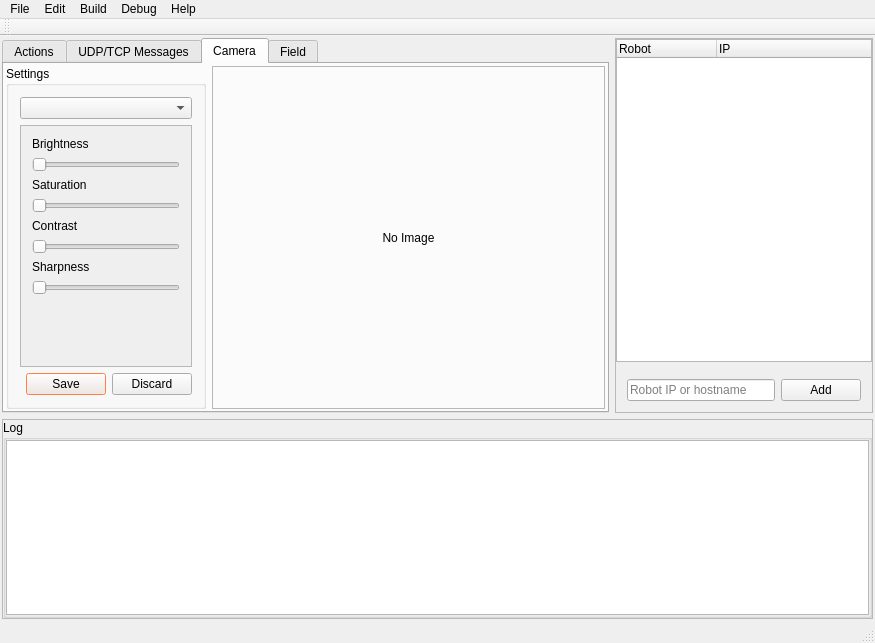
<?xml version="1.0" encoding="UTF-8"?>
<ui version="4.0">
 <class>MainWindow</class>
 <widget class="QMainWindow" name="MainWindow">
  <property name="geometry">
   <rect>
    <x>0</x>
    <y>0</y>
    <width>875</width>
    <height>643</height>
   </rect>
  </property>
  <property name="palette">
   <palette>
    <active>
     <colorrole role="WindowText">
      <brush brushstyle="SolidPattern">
       <color alpha="255">
        <red>0</red>
        <green>0</green>
        <blue>0</blue>
       </color>
      </brush>
     </colorrole>
     <colorrole role="ButtonText">
      <brush brushstyle="SolidPattern">
       <color alpha="255">
        <red>0</red>
        <green>0</green>
        <blue>0</blue>
       </color>
      </brush>
     </colorrole>
     <colorrole role="Highlight">
      <brush brushstyle="SolidPattern">
       <color alpha="255">
        <red>255</red>
        <green>85</green>
        <blue>0</blue>
       </color>
      </brush>
     </colorrole>
    </active>
    <inactive>
     <colorrole role="WindowText">
      <brush brushstyle="SolidPattern">
       <color alpha="255">
        <red>0</red>
        <green>0</green>
        <blue>0</blue>
       </color>
      </brush>
     </colorrole>
     <colorrole role="ButtonText">
      <brush brushstyle="SolidPattern">
       <color alpha="255">
        <red>0</red>
        <green>0</green>
        <blue>0</blue>
       </color>
      </brush>
     </colorrole>
     <colorrole role="Highlight">
      <brush brushstyle="SolidPattern">
       <color alpha="255">
        <red>255</red>
        <green>85</green>
        <blue>0</blue>
       </color>
      </brush>
     </colorrole>
    </inactive>
    <disabled>
     <colorrole role="WindowText">
      <brush brushstyle="SolidPattern">
       <color alpha="255">
        <red>159</red>
        <green>158</green>
        <blue>158</blue>
       </color>
      </brush>
     </colorrole>
     <colorrole role="ButtonText">
      <brush brushstyle="SolidPattern">
       <color alpha="255">
        <red>159</red>
        <green>158</green>
        <blue>158</blue>
       </color>
      </brush>
     </colorrole>
     <colorrole role="Highlight">
      <brush brushstyle="SolidPattern">
       <color alpha="255">
        <red>240</red>
        <green>240</green>
        <blue>240</blue>
       </color>
      </brush>
     </colorrole>
    </disabled>
   </palette>
  </property>
  <property name="cursor">
   <cursorShape>ArrowCursor</cursorShape>
  </property>
  <property name="windowTitle">
   <string>Rinobot SPL Supervisory</string>
  </property>
  <property name="windowIcon">
   <iconset>
    <normaloff>../naoicon.png</normaloff>../naoicon.png</iconset>
  </property>
  <widget class="QWidget" name="centralWidget">
   <layout class="QGridLayout" name="gridLayout">
    <property name="leftMargin">
     <number>2</number>
    </property>
    <property name="topMargin">
     <number>2</number>
    </property>
    <property name="rightMargin">
     <number>2</number>
    </property>
    <property name="bottomMargin">
     <number>2</number>
    </property>
    <item row="0" column="0">
     <layout class="QVBoxLayout" name="mainVerticalLayout">
      <item>
       <layout class="QHBoxLayout" name="horizontalLayout">
        <item>
         <widget class="QTabWidget" name="mainTabs">
          <property name="enabled">
           <bool>true</bool>
          </property>
          <property name="currentIndex">
           <number>2</number>
          </property>
          <widget class="QWidget" name="tabActions">
           <attribute name="title">
            <string>Actions</string>
           </attribute>
           <layout class="QGridLayout" name="gridLayout_5">
            <item row="0" column="0">
             <layout class="QVBoxLayout" name="actionVertical">
              <item>
               <widget class="QGroupBox" name="gboxCodeRelease">
                <property name="sizePolicy">
                 <sizepolicy hsizetype="Preferred" vsizetype="Fixed">
                  <horstretch>0</horstretch>
                  <verstretch>0</verstretch>
                 </sizepolicy>
                </property>
                <property name="minimumSize">
                 <size>
                  <width>0</width>
                  <height>0</height>
                 </size>
                </property>
                <property name="maximumSize">
                 <size>
                  <width>16777215</width>
                  <height>54</height>
                 </size>
                </property>
                <property name="title">
                 <string>Code Release</string>
                </property>
                <layout class="QHBoxLayout" name="horizontalLayout_2">
                 <property name="leftMargin">
                  <number>0</number>
                 </property>
                 <property name="topMargin">
                  <number>0</number>
                 </property>
                 <property name="rightMargin">
                  <number>0</number>
                 </property>
                 <property name="bottomMargin">
                  <number>0</number>
                 </property>
                 <item>
                  <widget class="QTextEdit" name="teCodeRelease">
                   <property name="sizePolicy">
                    <sizepolicy hsizetype="Expanding" vsizetype="Preferred">
                     <horstretch>0</horstretch>
                     <verstretch>0</verstretch>
                    </sizepolicy>
                   </property>
                  </widget>
                 </item>
                 <item>
                  <widget class="QPushButton" name="btnSelectCodeRelease">
                   <property name="sizePolicy">
                    <sizepolicy hsizetype="Minimum" vsizetype="Preferred">
                     <horstretch>0</horstretch>
                     <verstretch>0</verstretch>
                    </sizepolicy>
                   </property>
                   <property name="text">
                    <string>Open</string>
                   </property>
                  </widget>
                 </item>
                 <item>
                  <widget class="QPushButton" name="btnDownloadGithub">
                   <property name="sizePolicy">
                    <sizepolicy hsizetype="Minimum" vsizetype="Preferred">
                     <horstretch>0</horstretch>
                     <verstretch>0</verstretch>
                    </sizepolicy>
                   </property>
                   <property name="text">
                    <string>Download</string>
                   </property>
                  </widget>
                 </item>
                </layout>
               </widget>
              </item>
              <item>
               <widget class="QGroupBox" name="gboxModules">
                <property name="title">
                 <string>Modules</string>
                </property>
                <layout class="QVBoxLayout" name="verticalLayout_2">
                 <property name="leftMargin">
                  <number>0</number>
                 </property>
                 <property name="topMargin">
                  <number>0</number>
                 </property>
                 <property name="rightMargin">
                  <number>0</number>
                 </property>
                 <property name="bottomMargin">
                  <number>0</number>
                 </property>
                 <item>
                  <widget class="QScrollArea" name="scrollArea">
                   <property name="widgetResizable">
                    <bool>true</bool>
                   </property>
                   <widget class="QWidget" name="scrollAreaWidgetContents">
                    <property name="geometry">
                     <rect>
                      <x>0</x>
                      <y>0</y>
                      <width>571</width>
                      <height>186</height>
                     </rect>
                    </property>
                    <layout class="QVBoxLayout" name="verticalLayout_3">
                     <item>
                      <widget class="QCheckBox" name="chkPerception">
                       <property name="text">
                        <string>Perception</string>
                       </property>
                      </widget>
                     </item>
                     <item>
                      <widget class="QCheckBox" name="chkMotion">
                       <property name="palette">
                        <palette>
                         <active>
                          <colorrole role="ButtonText">
                           <brush brushstyle="SolidPattern">
                            <color alpha="255">
                             <red>50</red>
                             <green>50</green>
                             <blue>50</blue>
                            </color>
                           </brush>
                          </colorrole>
                         </active>
                         <inactive>
                          <colorrole role="ButtonText">
                           <brush brushstyle="SolidPattern">
                            <color alpha="255">
                             <red>50</red>
                             <green>50</green>
                             <blue>50</blue>
                            </color>
                           </brush>
                          </colorrole>
                         </inactive>
                         <disabled>
                          <colorrole role="ButtonText">
                           <brush brushstyle="SolidPattern">
                            <color alpha="255">
                             <red>159</red>
                             <green>158</green>
                             <blue>158</blue>
                            </color>
                           </brush>
                          </colorrole>
                         </disabled>
                        </palette>
                       </property>
                       <property name="text">
                        <string>Motion</string>
                       </property>
                      </widget>
                     </item>
                     <item>
                      <widget class="QCheckBox" name="chkStrategy">
                       <property name="text">
                        <string>Strategy</string>
                       </property>
                      </widget>
                     </item>
                     <item>
                      <widget class="QCheckBox" name="chkRemoteControl">
                       <property name="text">
                        <string>Remote Control</string>
                       </property>
                      </widget>
                     </item>
                     <item>
                      <widget class="QCheckBox" name="chkNetwork">
                       <property name="text">
                        <string>Network</string>
                       </property>
                      </widget>
                     </item>
                    </layout>
                   </widget>
                  </widget>
                 </item>
                </layout>
               </widget>
              </item>
              <item>
               <widget class="QWidget" name="horizontalWidget_2" native="true">
                <property name="sizePolicy">
                 <sizepolicy hsizetype="Preferred" vsizetype="Preferred">
                  <horstretch>0</horstretch>
                  <verstretch>0</verstretch>
                 </sizepolicy>
                </property>
                <layout class="QHBoxLayout" name="layoutCodeActions">
                 <item>
                  <widget class="QComboBox" name="comboToolchain"/>
                 </item>
                 <item>
                  <widget class="QPushButton" name="btnCompile">
                   <property name="sizePolicy">
                    <sizepolicy hsizetype="Minimum" vsizetype="Preferred">
                     <horstretch>0</horstretch>
                     <verstretch>0</verstretch>
                    </sizepolicy>
                   </property>
                   <property name="text">
                    <string>Compile</string>
                   </property>
                  </widget>
                 </item>
                 <item>
                  <widget class="QPushButton" name="btnConfigure">
                   <property name="sizePolicy">
                    <sizepolicy hsizetype="Minimum" vsizetype="Preferred">
                     <horstretch>0</horstretch>
                     <verstretch>0</verstretch>
                    </sizepolicy>
                   </property>
                   <property name="text">
                    <string>Configure</string>
                   </property>
                  </widget>
                 </item>
                 <item>
                  <widget class="QPushButton" name="btnInstall">
                   <property name="sizePolicy">
                    <sizepolicy hsizetype="Minimum" vsizetype="Preferred">
                     <horstretch>0</horstretch>
                     <verstretch>0</verstretch>
                    </sizepolicy>
                   </property>
                   <property name="text">
                    <string>Install</string>
                   </property>
                  </widget>
                 </item>
                 <item>
                  <widget class="QPushButton" name="btnUninstall">
                   <property name="sizePolicy">
                    <sizepolicy hsizetype="Minimum" vsizetype="Preferred">
                     <horstretch>0</horstretch>
                     <verstretch>0</verstretch>
                    </sizepolicy>
                   </property>
                   <property name="text">
                    <string>Uninstall</string>
                   </property>
                  </widget>
                 </item>
                 <item>
                  <widget class="QPushButton" name="btnClear">
                   <property name="sizePolicy">
                    <sizepolicy hsizetype="Minimum" vsizetype="Preferred">
                     <horstretch>0</horstretch>
                     <verstretch>0</verstretch>
                    </sizepolicy>
                   </property>
                   <property name="text">
                    <string>Clear</string>
                   </property>
                  </widget>
                 </item>
                </layout>
               </widget>
              </item>
             </layout>
            </item>
           </layout>
          </widget>
          <widget class="QWidget" name="tabMessages">
           <attribute name="title">
            <string>UDP/TCP Messages</string>
           </attribute>
          </widget>
          <widget class="QWidget" name="tabCamera">
           <attribute name="title">
            <string>Camera</string>
           </attribute>
           <layout class="QGridLayout" name="gridLayout_6">
            <property name="leftMargin">
             <number>2</number>
            </property>
            <property name="topMargin">
             <number>2</number>
            </property>
            <property name="rightMargin">
             <number>2</number>
            </property>
            <property name="bottomMargin">
             <number>2</number>
            </property>
            <item row="0" column="0">
             <layout class="QHBoxLayout" name="horizontalLayoutCamera">
              <item>
               <widget class="QGroupBox" name="gboxCameraSettings">
                <property name="sizePolicy">
                 <sizepolicy hsizetype="Fixed" vsizetype="Preferred">
                  <horstretch>0</horstretch>
                  <verstretch>0</verstretch>
                 </sizepolicy>
                </property>
                <property name="minimumSize">
                 <size>
                  <width>200</width>
                  <height>0</height>
                 </size>
                </property>
                <property name="maximumSize">
                 <size>
                  <width>200</width>
                  <height>16777215</height>
                 </size>
                </property>
                <property name="title">
                 <string>Settings</string>
                </property>
                <layout class="QVBoxLayout" name="verticalLayout_5">
                 <item>
                  <widget class="QComboBox" name="comboCameraImage"/>
                 </item>
                 <item>
                  <widget class="QScrollArea" name="scrollArea_2">
                   <property name="widgetResizable">
                    <bool>true</bool>
                   </property>
                   <widget class="QWidget" name="scrollAreaWidgetContents_2">
                    <property name="geometry">
                     <rect>
                      <x>0</x>
                      <y>0</y>
                      <width>174</width>
                      <height>229</height>
                     </rect>
                    </property>
                    <layout class="QVBoxLayout" name="verticalLayout_6">
                     <item>
                      <widget class="QLabel" name="label">
                       <property name="sizePolicy">
                        <sizepolicy hsizetype="Preferred" vsizetype="Fixed">
                         <horstretch>0</horstretch>
                         <verstretch>0</verstretch>
                        </sizepolicy>
                       </property>
                       <property name="text">
                        <string>Brightness</string>
                       </property>
                      </widget>
                     </item>
                     <item>
                      <widget class="QSlider" name="sliderCameraBrightness">
                       <property name="enabled">
                        <bool>true</bool>
                       </property>
                       <property name="orientation">
                        <enum>Qt::Horizontal</enum>
                       </property>
                      </widget>
                     </item>
                     <item>
                      <widget class="QLabel" name="label_2">
                       <property name="sizePolicy">
                        <sizepolicy hsizetype="Preferred" vsizetype="Fixed">
                         <horstretch>0</horstretch>
                         <verstretch>0</verstretch>
                        </sizepolicy>
                       </property>
                       <property name="text">
                        <string>Saturation</string>
                       </property>
                      </widget>
                     </item>
                     <item>
                      <widget class="QSlider" name="sliderCameraSaturation">
                       <property name="orientation">
                        <enum>Qt::Horizontal</enum>
                       </property>
                      </widget>
                     </item>
                     <item>
                      <widget class="QLabel" name="label_3">
                       <property name="sizePolicy">
                        <sizepolicy hsizetype="Preferred" vsizetype="Fixed">
                         <horstretch>0</horstretch>
                         <verstretch>0</verstretch>
                        </sizepolicy>
                       </property>
                       <property name="text">
                        <string>Contrast</string>
                       </property>
                      </widget>
                     </item>
                     <item>
                      <widget class="QSlider" name="sliderCameraContrast">
                       <property name="orientation">
                        <enum>Qt::Horizontal</enum>
                       </property>
                      </widget>
                     </item>
                     <item>
                      <widget class="QLabel" name="label_4">
                       <property name="sizePolicy">
                        <sizepolicy hsizetype="Preferred" vsizetype="Fixed">
                         <horstretch>0</horstretch>
                         <verstretch>0</verstretch>
                        </sizepolicy>
                       </property>
                       <property name="text">
                        <string>Sharpness</string>
                       </property>
                      </widget>
                     </item>
                     <item>
                      <widget class="QSlider" name="sliderCameraSharpness">
                       <property name="orientation">
                        <enum>Qt::Horizontal</enum>
                       </property>
                      </widget>
                     </item>
                     <item>
                      <spacer name="verticalSpacer">
                       <property name="orientation">
                        <enum>Qt::Vertical</enum>
                       </property>
                       <property name="sizeHint" stdset="0">
                        <size>
                         <width>20</width>
                         <height>40</height>
                        </size>
                       </property>
                      </spacer>
                     </item>
                    </layout>
                   </widget>
                  </widget>
                 </item>
                 <item>
                  <widget class="QDialogButtonBox" name="btnBoxCamera">
                   <property name="standardButtons">
                    <set>QDialogButtonBox::Discard|QDialogButtonBox::Save</set>
                   </property>
                   <property name="centerButtons">
                    <bool>false</bool>
                   </property>
                  </widget>
                 </item>
                </layout>
               </widget>
              </item>
              <item>
               <widget class="QFrame" name="frameCameraImage">
                <property name="frameShape">
                 <enum>QFrame::StyledPanel</enum>
                </property>
                <property name="frameShadow">
                 <enum>QFrame::Raised</enum>
                </property>
                <layout class="QGridLayout" name="gridLayout_7">
                 <property name="leftMargin">
                  <number>1</number>
                 </property>
                 <property name="topMargin">
                  <number>1</number>
                 </property>
                 <property name="rightMargin">
                  <number>1</number>
                 </property>
                 <property name="bottomMargin">
                  <number>1</number>
                 </property>
                 <item row="0" column="0">
                  <widget class="QLabel" name="lblCameraImage">
                   <property name="text">
                    <string>No Image</string>
                   </property>
                   <property name="scaledContents">
                    <bool>false</bool>
                   </property>
                   <property name="alignment">
                    <set>Qt::AlignCenter</set>
                   </property>
                  </widget>
                 </item>
                </layout>
               </widget>
              </item>
             </layout>
            </item>
           </layout>
          </widget>
          <widget class="QWidget" name="tabField">
           <attribute name="title">
            <string>Field</string>
           </attribute>
          </widget>
         </widget>
        </item>
        <item>
         <widget class="QFrame" name="frameRobots">
          <property name="sizePolicy">
           <sizepolicy hsizetype="Fixed" vsizetype="Preferred">
            <horstretch>0</horstretch>
            <verstretch>0</verstretch>
           </sizepolicy>
          </property>
          <property name="minimumSize">
           <size>
            <width>250</width>
            <height>0</height>
           </size>
          </property>
          <property name="frameShape">
           <enum>QFrame::StyledPanel</enum>
          </property>
          <property name="frameShadow">
           <enum>QFrame::Raised</enum>
          </property>
          <layout class="QGridLayout" name="gridLayout_4">
           <property name="leftMargin">
            <number>0</number>
           </property>
           <property name="topMargin">
            <number>0</number>
           </property>
           <property name="rightMargin">
            <number>0</number>
           </property>
           <property name="bottomMargin">
            <number>0</number>
           </property>
           <item row="0" column="0">
            <widget class="QTreeWidget" name="treeRobots">
             <property name="palette">
              <palette>
               <active>
                <colorrole role="ButtonText">
                 <brush brushstyle="SolidPattern">
                  <color alpha="255">
                   <red>0</red>
                   <green>0</green>
                   <blue>0</blue>
                  </color>
                 </brush>
                </colorrole>
               </active>
               <inactive>
                <colorrole role="ButtonText">
                 <brush brushstyle="SolidPattern">
                  <color alpha="255">
                   <red>0</red>
                   <green>0</green>
                   <blue>0</blue>
                  </color>
                 </brush>
                </colorrole>
               </inactive>
               <disabled>
                <colorrole role="ButtonText">
                 <brush brushstyle="SolidPattern">
                  <color alpha="255">
                   <red>159</red>
                   <green>158</green>
                   <blue>158</blue>
                  </color>
                 </brush>
                </colorrole>
               </disabled>
              </palette>
             </property>
             <column>
              <property name="text">
               <string>Robot</string>
              </property>
             </column>
             <column>
              <property name="text">
               <string>IP</string>
              </property>
             </column>
            </widget>
           </item>
           <item row="1" column="0">
            <widget class="QFrame" name="robotsManualLayout">
             <property name="sizePolicy">
              <sizepolicy hsizetype="Preferred" vsizetype="Preferred">
               <horstretch>0</horstretch>
               <verstretch>0</verstretch>
              </sizepolicy>
             </property>
             <property name="minimumSize">
              <size>
               <width>0</width>
               <height>0</height>
              </size>
             </property>
             <layout class="QHBoxLayout" name="horizontalLayout_3">
              <item>
               <widget class="QLineEdit" name="edRobotIp">
                <property name="placeholderText">
                 <string>Robot IP or hostname</string>
                </property>
               </widget>
              </item>
              <item>
               <widget class="QPushButton" name="btnAddRobot">
                <property name="text">
                 <string>Add</string>
                </property>
               </widget>
              </item>
             </layout>
            </widget>
           </item>
          </layout>
         </widget>
        </item>
       </layout>
      </item>
      <item>
       <widget class="QFrame" name="frameLog">
        <property name="sizePolicy">
         <sizepolicy hsizetype="Preferred" vsizetype="Fixed">
          <horstretch>0</horstretch>
          <verstretch>0</verstretch>
         </sizepolicy>
        </property>
        <property name="minimumSize">
         <size>
          <width>0</width>
          <height>100</height>
         </size>
        </property>
        <property name="maximumSize">
         <size>
          <width>16777215</width>
          <height>200</height>
         </size>
        </property>
        <property name="frameShape">
         <enum>QFrame::StyledPanel</enum>
        </property>
        <property name="frameShadow">
         <enum>QFrame::Raised</enum>
        </property>
        <layout class="QGridLayout" name="gridLayout_2">
         <property name="leftMargin">
          <number>0</number>
         </property>
         <property name="topMargin">
          <number>0</number>
         </property>
         <property name="rightMargin">
          <number>0</number>
         </property>
         <property name="bottomMargin">
          <number>0</number>
         </property>
         <item row="0" column="0">
          <widget class="QGroupBox" name="gboxLog">
           <property name="title">
            <string>Log</string>
           </property>
           <layout class="QGridLayout" name="gridLayout_3">
            <property name="leftMargin">
             <number>0</number>
            </property>
            <property name="topMargin">
             <number>0</number>
            </property>
            <property name="rightMargin">
             <number>0</number>
            </property>
            <property name="bottomMargin">
             <number>0</number>
            </property>
            <item row="0" column="0">
             <widget class="QTextEdit" name="txtLog">
              <property name="readOnly">
               <bool>true</bool>
              </property>
             </widget>
            </item>
           </layout>
          </widget>
         </item>
        </layout>
       </widget>
      </item>
     </layout>
    </item>
   </layout>
  </widget>
  <widget class="QStatusBar" name="statusBar"/>
  <widget class="QMenuBar" name="menuBar">
   <property name="geometry">
    <rect>
     <x>0</x>
     <y>0</y>
     <width>875</width>
     <height>22</height>
    </rect>
   </property>
   <widget class="QMenu" name="menuNAO_Rinobot">
    <property name="title">
     <string>File</string>
    </property>
    <addaction name="actionAdd"/>
    <addaction name="actionOpen_File"/>
    <addaction name="separator"/>
    <addaction name="actionRecent_Files"/>
    <addaction name="actionClose_All"/>
    <addaction name="actionExit"/>
   </widget>
   <widget class="QMenu" name="menuEdit">
    <property name="title">
     <string>Edit</string>
    </property>
    <addaction name="actionUndo_Action"/>
    <addaction name="actionRedo"/>
    <addaction name="separator"/>
    <addaction name="actionCut"/>
    <addaction name="actionCopy"/>
    <addaction name="actionPaste"/>
   </widget>
   <widget class="QMenu" name="menuBuild">
    <property name="title">
     <string>Build</string>
    </property>
    <addaction name="actionBuild_All"/>
   </widget>
   <widget class="QMenu" name="menuDebug">
    <property name="title">
     <string>Debug</string>
    </property>
    <addaction name="actionStart_Debugging"/>
   </widget>
   <widget class="QMenu" name="menuHelp">
    <property name="title">
     <string>Help</string>
    </property>
   </widget>
   <addaction name="menuNAO_Rinobot"/>
   <addaction name="menuEdit"/>
   <addaction name="menuBuild"/>
   <addaction name="menuDebug"/>
   <addaction name="menuHelp"/>
  </widget>
  <widget class="QToolBar" name="mainToolBar">
   <attribute name="toolBarArea">
    <enum>TopToolBarArea</enum>
   </attribute>
   <attribute name="toolBarBreak">
    <bool>false</bool>
   </attribute>
  </widget>
  <action name="actionAdd">
   <property name="text">
    <string>New File</string>
   </property>
  </action>
  <action name="actionOpen_File">
   <property name="text">
    <string>Open File</string>
   </property>
  </action>
  <action name="actionRecent_Files">
   <property name="text">
    <string>Recent Files</string>
   </property>
  </action>
  <action name="actionExit">
   <property name="text">
    <string>Exit</string>
   </property>
  </action>
  <action name="actionClose_All">
   <property name="text">
    <string>Close All</string>
   </property>
  </action>
  <action name="actionUndo_Action">
   <property name="text">
    <string>Undo</string>
   </property>
  </action>
  <action name="actionRedo">
   <property name="text">
    <string>Redo</string>
   </property>
  </action>
  <action name="actionCut">
   <property name="text">
    <string>Cut</string>
   </property>
  </action>
  <action name="actionCopy">
   <property name="text">
    <string>Copy</string>
   </property>
  </action>
  <action name="actionPaste">
   <property name="text">
    <string>Paste</string>
   </property>
  </action>
  <action name="actionBuild_All">
   <property name="text">
    <string>Build All</string>
   </property>
  </action>
  <action name="actionStart_Debugging">
   <property name="text">
    <string>Start Debugging</string>
   </property>
  </action>
 </widget>
 <layoutdefault spacing="6" margin="11"/>
 <resources/>
 <connections/>
</ui>
